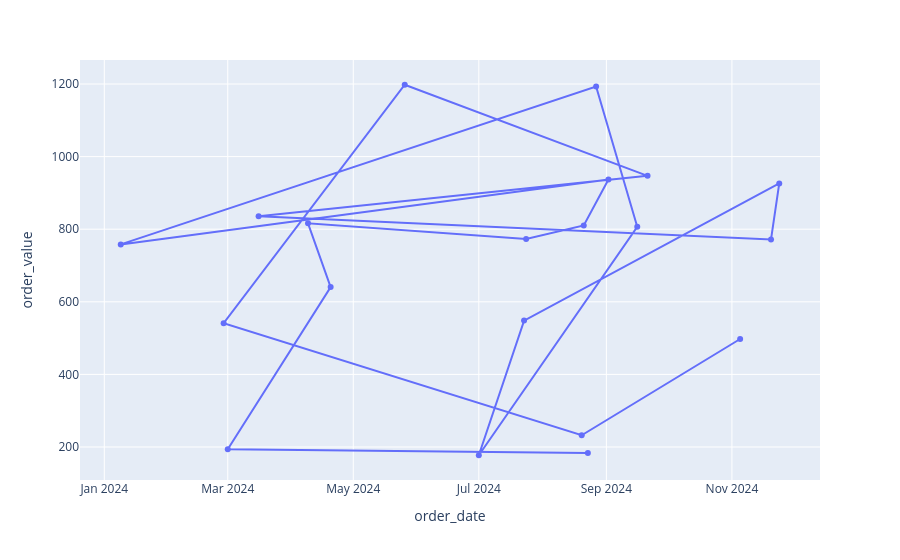

The code cell stored with this chart in its notebook:
### Code cell
fig2 = px.line(fdo_20,
               x = 'order_date',
               y = 'order_value',
               markers = True)

fig2.show()

### Figure 1 — Plotly figure (JSON) as saved in the notebook; plotly's stock layout.template omitted (floating-point values rounded to 4 significant figures)
{"data": [{"hovertemplate": "order_date=%{x}<br>order_value=%{y}<extra></extra>", "legendgroup": "", "line": {"color": "#636efa", "dash": "solid"}, "marker": {"symbol": "circle"}, "mode": "lines+markers", "name": "", "orientation": "v", "showlegend": false, "type": "scatter", "x": ["2024-11-05", "2024-08-20", "2024-02-28", "2024-05-26", "2024-09-21", "2024-03-16", "2024-11-20", "2024-11-24", "2024-07-23", "2024-07-01", "2024-09-16", "2024-08-27", "2024-01-09", "2024-09-02", "2024-08-21", "2024-07-24", "2024-04-09", "2024-04-20", "2024-03-01", "2024-08-23"], "xaxis": "x", "y": [497.5, 232.3, 540.8, 1198.0, 947.0, 835.8, 771.8, 926.2, 548.1, 177.2, 806.7, 1193.0, 758.1, 937.1, 810.2, 773.1, 816.1, 640.6, 193.9, 183.1], "yaxis": "y"}], "layout": {"legend": {"tracegroupgap": 0}, "margin": {"t": 60}, "xaxis": {"anchor": "y", "domain": [0, 1], "title": {"text": "order_date"}}, "yaxis": {"anchor": "x", "domain": [0, 1], "title": {"text": "order_value"}}}}
